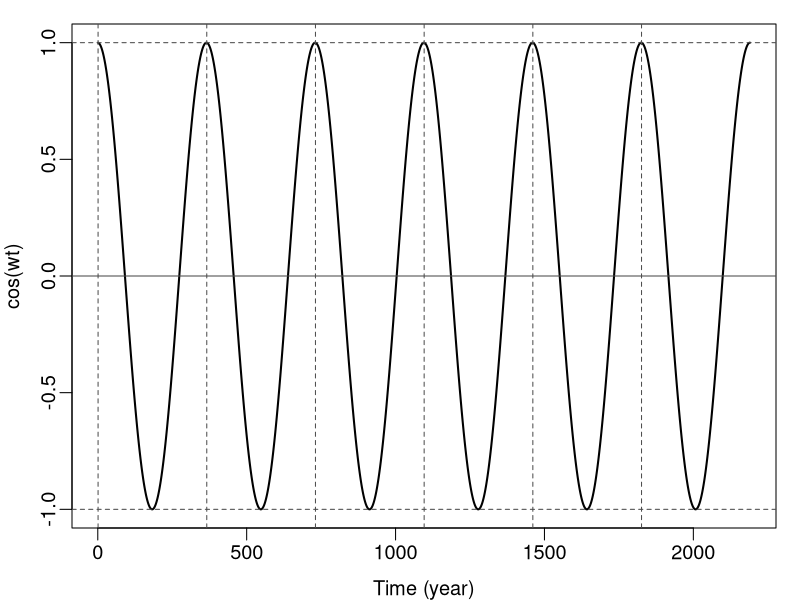
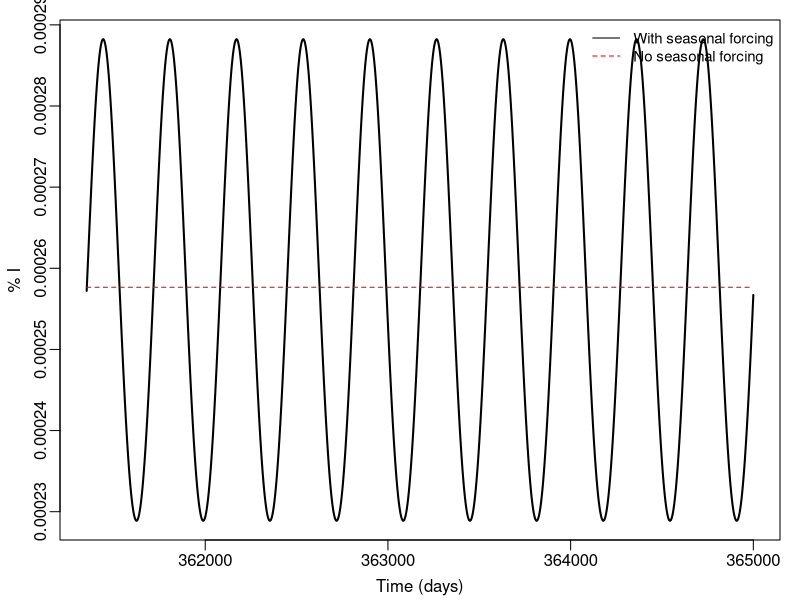
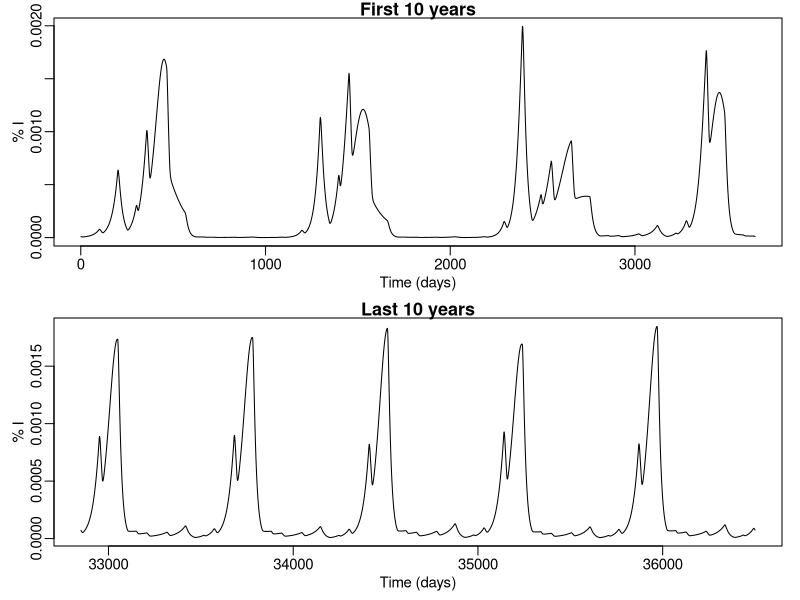
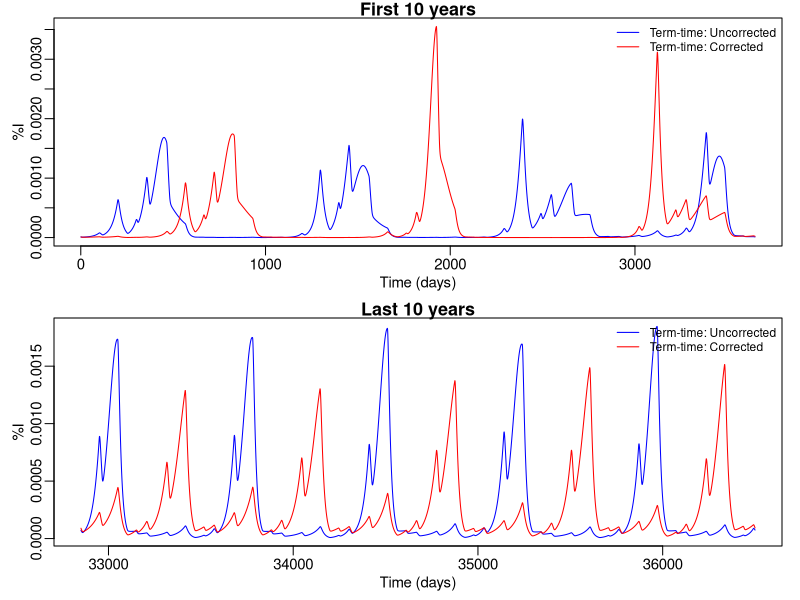
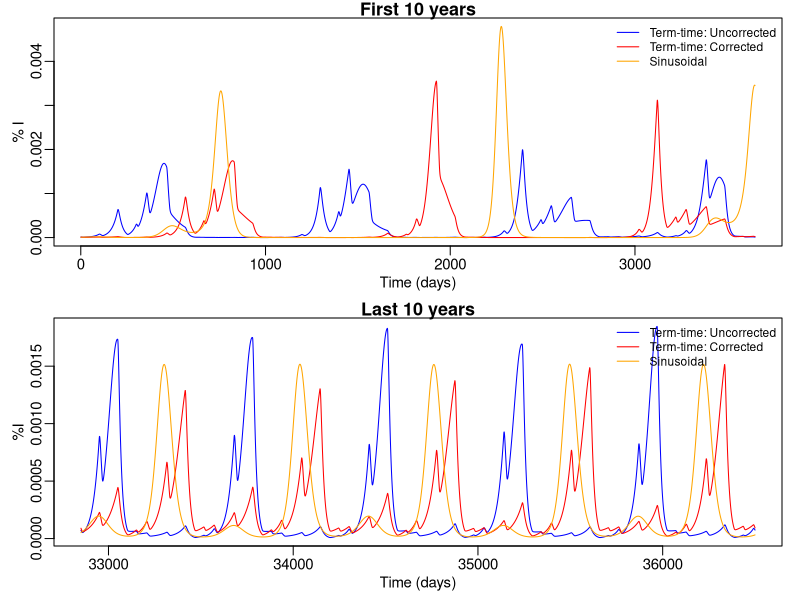

These figures' R source, in order:
## Lab: Temporally forced models

library(deSolve)

########################################################################
## Part 0 (pre-lab): Play with the cosine/sine function in R
########################################################################
## first check out the sinusoidal forcing
omega = 2*pi/365 # the frequency
times = seq(1, 6*365, by = 1)  # time steps
y = cos(omega*times); # cos() is the cosine function in R; use sin() for sine
# change to sin if you'd like
# y = sin(omega*times); 

# plot the sinusoidal function
par(cex = 1.2, mar = c(3, 3, 1, 1), mgp = c(2 , 0.5, 0))
plot(times, y, type = 'l', lwd = 2, xlab = 'Time (year)', ylab = 'cos(wt)')
abline(h = 0, col = 'grey30')  # add a horizontal line at 0
abline(h = c(-1, 1), lty = 2, col = 'grey30')  # add horizontal lines at -1 and 1 (lower and upper bounds)
abline(v = seq(1, 365*6, by = 365), lty = 2, col = 'grey30') # vertical lines to show the year divisions




########################################################################
## Part 1: Compare models with vs. without temporal forcing
########################################################################
## SEIR model without seasonal forcing
SEIRdem = function(time, state, parameters) {
  with(as.list(c(state, parameters)), {
    dS = mu*N - beta*S*I/N - mu*S
    dE = beta*S*I/N - alpha*E - mu*E
    dI = alpha*E - mu*I - gamma*I
    list(c(dS, dE, dI))
  })
}

## SEIR model with sinusoidal seasonal forcing (SEIRsine)
SEIRsine = function(time, state, parameters) {
  with(as.list(c(state, parameters)), {
    beta = beta0*(1 + beta1*cos(omega*time))
    
    dS = mu*N - beta*S*I/N - mu*S
    dE = beta*S*I/N - alpha*E - mu*E
    dI = alpha*E - mu*I - gamma*I
    list(c(dS, dE, dI))
  })
}

# Parameters and initial conditions
N = 1; # population size, in fraction, i.e. 100%
E0 = N*1e-3; # initial exposed
I0 = N*1e-3; # initial infectious
S0 = N*6e-2; # initial susceptible
R0 = 17; # R0
alpha = 1/8; # 1/latent period, per day
gamma = 1/5; # 1/infection period, per day
mu = 1/50/365; # mortality rate, per day
omega = 2*pi/365; # frequency of seasonal forcing
beta1 = 0.02 # amplitude of seasonal forcing

state = c(S = S0, E = E0, I = I0);

parms0 = c(beta = R0*gamma, alpha = alpha, gamma = gamma, mu = mu); # parameters for the SEIRdem model
parms1 = c(beta0 = R0*gamma, beta1 = beta1, omega = omega, alpha = alpha, gamma = gamma, mu = mu); # for the SEIRsine model
times = seq(1, 1000*365, by = 1) # need to run 1000 yrs to have the 3rd sim stable!
## NOTE IT MAY TAKE A FEW MINUTES TO RUN EACH SIMULATION FOR 1000 YEARS

# put together the code to run the model 
# and plot the last 10 years here on your own:
  
sim0 = ode(y = state, times = times, func = SEIRdem, parms = parms0)
sim1 = ode(y = state, times = times, func = SEIRsine, parms = parms1)
  
## compare the two
## get the last 10 years using the tail function
tsim0 = tail(sim0, 365*10); # the last 10 yrs for the SEIRdem
tsim1 = tail(sim1, 365*10); # the last 10 yrs for the SEIRsine

par(mfrow = c(1, 1), cex = 1, mar = c(3, 3, 1, 1), mgp = c(1.8, 0.5, 0))
plot(tsim1[ , 'time'], tsim1[ , 'I'], ylab = '% I', xlab = 'Time (days)', type = 'l', lwd = 2)
lines(tsim0[ , 'time'], tsim0[ , 'I'], lty = 2, col = 'red')
legend('topright', c('With seasonal forcing', 'No seasonal forcing'), lty = c(1, 2), col = c('black', 'red'), cex = 0.9, bty = 'n')


########################################################################
## Part 2: Set up and compare different seasonal forcing
########################################################################
# School term time forcing models, without the correction
SEIRterm = function(time, state, parameters) {
  with(as.list(c(state, parameters)), {
    
    # real-tim beta based on school term-time forcing (uncorrected) 
    beta = beta0*(1 + b.term*Term[time])
    
    dS = mu*N - beta*S*I/N - mu*S
    dE = beta*S*I/N - alpha*E - mu*E
    dI = alpha*E - mu*I - gamma*I
    
    list(c(dS, dE, dI))
  })
}

# School term time forcing models, with the correction
SEIRterm.corrected = function(time, state, parameters) {
  with(as.list(c(state, parameters)), {
    
    # real-time beta based on school term-time forcing (corrected) 
    correction.factor = (1/365*((1 + b.term)*273 + (1 - b.term)*92))
    beta = beta0/correction.factor*(1 + b.term*Term[time])
    
    dS = mu*N - beta*S*I/N - mu*S
    dE = beta*S*I/N - alpha*E - mu*E
    dI = alpha*E - mu*I - gamma*I
    
    list(c(dS, dE, dI))
  })
}

## SETTING UP THE SCHOOL TERM-TIME FUNCTION:
# term-time forcing
holidays = c(1:6, 100:115, 200:251, 300:307, 356:365, 0);  # the days in a year that are holidays
times = seq(1, 100*365); # in day
Term = rep(1, length(times));  # initialize a vector to store the Term
ind = (1:length(Term) %% 365) %in% holidays  # find those days that are school holidays
Term[ind] = -1; # set them to -1

# Parameters and initial conditions:
N = 1; # Note the state variables (N, S, E, I, etc) here are fractions, e.g. here 1=100%
S0 = 6e-2*N; 
E0 = I0 = 1e-5*N

state = c(S = S0, E = E0, I = I0);

beta0 = 3; 
b.term = 0.5;
alpha = 1/8; 
gamma = 1/5; 
mu = 1/50/365; 

parmsTerm = c(beta0 = beta0, b.term = b.term, alpha = alpha, gamma = gamma, mu = mu);

###[LQ3] What is beta for Day 1, Day 12, and Day 50, respectively?
beta_Day1 = beta0*(1 + b.term*Term[1])
beta_Day12 = beta0*(1 + b.term*Term[12])
beta_Day50 = beta0*(1 + b.term*Term[50])

## Corrected
correction.factor = (1/365*((1 + b.term)*273 + (1 - b.term)*92))
beta1 = beta0/correction.factor*(1 + b.term*Term[1])
beta12 = beta0/correction.factor*(1 + b.term*Term[12])
beta50 = beta0/correction.factor*(1 + b.term*Term[50])

# Run the uncorrected school term-time forcing
simTerm = ode(y = state, times = times, func = SEIRterm, parms = parmsTerm)

# Run the corrected school term-time forcing
simTermCorrected = ode(y = state, times = times, func = SEIRterm.corrected, parms = parmsTerm)

# Run the Sinusiodal function:
omega = 2*pi/365; 
parmsSine = c(beta0 = beta0, beta1 = 0.3, alpha = alpha, gamma = gamma, mu = mu);
simSine = ode(y = state, times = times, func = SEIRsine, parms = parmsSine)

# plot the first and last 10 yrs together for the SEIRterm (no correction)
par(mfrow = c(2, 1), mar = c(3, 3, 1, 1), mgp = c(1.5, 0.5, 0), cex = 0.9)
plot(head(simTerm[ , c('time','I')], 365*10), type = 'l', xlab = 'Time (days)', ylab = '% I', main = 'First 10 years')  # first 10 yrs
plot(tail(simTerm[ , c('time','I')], 365*10), type = 'l', xlab = 'Time (days)', ylab = '% I', main = 'Last 10 years')  # last 10 yrs

# plot results from the two school term-time simulations and compare
# to do so, first we put the results together using the cbind function:
resI = cbind(simTerm[ , c('time', 'I')], simTermCorrected[ , 'I']); 
colnames(resI) = c('time', 'I.term', 'I.termCorrected')

# now plot:
par(mfrow = c(2, 1), mar = c(3, 3, 1, 1), mgp = c(1.5, 0.5, 0), cex = 0.9)
# plot first 10 years [Note: the model is still spinning up]
matplot(head(resI[ , 'time'], 365*10), head(resI[ , c('I.term', 'I.termCorrected')], 365*10), type = 'l', lty = 1, xlab = 'Time (days)', ylab = '%I', col = c('blue','red'), main = 'First 10 years')  # first 10 yrs
legend('topright', c('Term-time: Uncorrected', 'Term-time: Corrected'), col = c('blue', 'red'), cex = 0.8, lty = 1, bty = 'n')
# plot the last 10 years - more stabilized
matplot(tail(resI[ ,'time'], 365*10), tail(resI[ ,c('I.term', 'I.termCorrected')], 365*10), type = 'l', lty = 1, xlab = 'Time (days)', ylab = '%I', col = c('blue', 'red'), main = 'Last 10 years')  # last 10 yrs
legend('topright', c('Term-time: Uncorrected', 'Term-time: Corrected'), col = c('blue', 'red'), cex = 0.8, lty = 1, bty = 'n')


# plot results from all three simulations and compare
# to do so, first we put the three results together using the cbind function:
resI.all3 = cbind(simTerm[ , c('time', 'I')], simTermCorrected[ , 'I'], simSine[ , 'I']); 
colnames(resI.all3) = c('time', 'I.term', 'I.termCorrected', 'I.sine')

par(mfrow = c(2, 1), mar = c(3, 3, 1, 1), mgp = c(1.5, 0.5, 0), cex = 0.9)
# plot first 10 years [Note: the model is still spinning up]
matplot(head(resI.all3[ , 'time'], 365*10), head(resI.all3[ , c('I.term', 'I.termCorrected', 'I.sine')], 365*10), type = 'l', lty = 1, xlab = 'Time (days)', ylab = '% I', col = c('blue', 'red', 'orange'), main = 'First 10 years')  # first 10 yrs
legend('topright', c ('Term-time: Uncorrected', 'Term-time: Corrected', 'Sinusoidal'), col = c('blue', 'red', 'orange'), cex = 0.8, lty = 1, bty = 'n')
# plot the last 10 years - more stabilized
matplot(tail(resI.all3[ , 'time'], 365*10), tail(resI.all3[ , c('I.term', 'I.termCorrected', 'I.sine')], 365*10), type = 'l', lty = 1, xlab = 'Time (days)', ylab = '%I', col = c('blue', 'red', 'orange'), main = 'Last 10 years')  # last 10 yrs
legend('topright', c('Term-time: Uncorrected', 'Term-time: Corrected', 'Sinusoidal'), col = c('blue', 'red', 'orange'), cex = 0.8, lty = 1, bty = 'n')


########################################################################
## Part 3: Test how the epidemic dynamics alter with varying seasonal forcing
########################################################################
# Use the app (ShinyApp_Seasonality.R)
